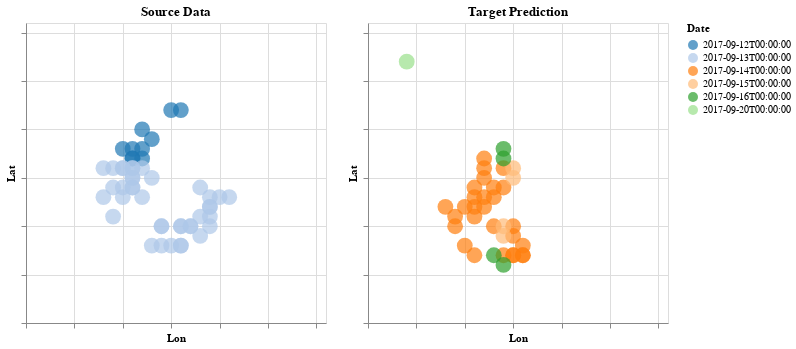

Notebook source saved alongside this figure:
### Code cell
# Illustrate what we are asking model to predict.
span = 16

source = alt.Chart(t_df[t_df['Date'] <= centroid_date][['lat_grid', 'lon_grid', 'Date', 'tool']]
                  ,title = 'Source Data').mark_circle(size=250).encode(
    alt.X('lon_grid', title = 'Lon', axis=alt.Axis(labels=False), scale=alt.Scale(domain=[-span + 1, span])),
    alt.Y('lat_grid', title = 'Lat', axis=alt.Axis(labels=False), scale=alt.Scale(domain=[-span + 1, span])),
    color = alt.Color('Date:N', scale=alt.Scale(scheme = 'category20')),
    tooltip = 'tool'
).properties(height=300, width=300).interactive()

target = alt.Chart(t_df[t_df['Date'] > centroid_date][['lat_grid', 'lon_grid', 'Date', 'tool']]
                  ,title = 'Target Prediction').mark_circle(size=250).encode(
    alt.X('lon_grid', title = 'Lon', axis=alt.Axis(labels=False), scale=alt.Scale(domain=[-span + 1, span])),
    alt.Y('lat_grid', title = 'Lat', axis=alt.Axis(labels=False), scale=alt.Scale(domain=[-span + 1, span])),
    color = alt.Color('Date:N', scale=alt.Scale(scheme = 'category20')),
    tooltip = 'tool'
).properties(height=300, width=300).interactive()

source | target

### Figure 1 — Vega-Lite specification as saved in the notebook (floating-point values rounded to 4 significant figures)
{"config": {"view": {"continuousWidth": 400, "continuousHeight": 300}}, "hconcat": [{"data": {"name": "data-eaef1e9cc798d755756c70bab0154fb8"}, "mark": {"type": "circle", "size": 250}, "encoding": {"color": {"field": "Date", "scale": {"scheme": "category20"}, "type": "nominal"}, "tooltip": {"field": "tool", "type": "nominal"}, "x": {"axis": {"labels": false}, "field": "lon_grid", "scale": {"domain": [-15, 16]}, "title": "Lon", "type": "quantitative"}, "y": {"axis": {"labels": false}, "field": "lat_grid", "scale": {"domain": [-15, 16]}, "title": "Lat", "type": "quantitative"}}, "height": 300, "selection": {"selector002": {"type": "interval", "bind": "scales", "encodings": ["x", "y"]}}, "title": "Source Data", "width": 300}, {"data": {"name": "data-1036fe0c9b6a209a49596f8b3487fb9d"}, "mark": {"type": "circle", "size": 250}, "encoding": {"color": {"field": "Date", "scale": {"scheme": "category20"}, "type": "nominal"}, "tooltip": {"field": "tool", "type": "nominal"}, "x": {"axis": {"labels": false}, "field": "lon_grid", "scale": {"domain": [-15, 16]}, "title": "Lon", "type": "quantitative"}, "y": {"axis": {"labels": false}, "field": "lat_grid", "scale": {"domain": [-15, 16]}, "title": "Lat", "type": "quantitative"}}, "height": 300, "selection": {"selector003": {"type": "interval", "bind": "scales", "encodings": ["x", "y"]}}, "title": "Target Prediction", "width": 300}], "$schema": "https://vega.github.io/schema/vega-lite/v4.17.0.json", "datasets": {"data-eaef1e9cc798d755756c70bab0154fb8": [{"lat_grid": 2.0, "lon_grid": -3.0, "Date": "2017-09-12T00:00:00", "tool": "-3.0 x 2.0"}, {"lat_grid": 2.0, "lon_grid": -4.0, "Date": "2017-09-12T00:00:00", "tool": "-4.0 x 2.0"}, {"lat_grid": 2.0, "lon_grid": -4.0, "Date": "2017-09-12T00:00:00", "tool": "-4.0 x 2.0"}, {"lat_grid": 4.0, "lon_grid": -2.0, "Date": "2017-09-12T00:00:00", "tool": "-2.0 x 4.0"}, {"lat_grid": 3.0, "lon_grid": -3.0, "Date": "2017-09-12T00:00:00", "tool": "-3.0 x 3.0"}, {"lat_grid": 3.0, "lon_grid": -4.0, "Date": "2017-09-12T00:00:00", "tool": "-4.0 x 3.0"}, {"lat_grid": 3.0, "lon_grid": -5.0, "Date": "2017-09-12T00:00:00", "tool": "-5.0 x 3.0"}, {"lat_grid": 5.0, "lon_grid": -3.0, "Date": "2017-09-12T00:00:00", "tool": "-3.0 x 5.0"}, {"lat_grid": 7.0, "lon_grid": 1.0, "Date": "2017-09-12T00:00:00", "tool": "1.0 x 7.0"}, {"lat_grid": 7.0, "lon_grid": 0.0, "Date": "2017-09-12T00:00:00", "tool": "0.0 x 7.0"}, {"lat_grid": 1.0, "lon_grid": -4.0, "Date": "2017-09-13T00:00:00", "tool": "-4.0 x 1.0"}, {"lat_grid": 0.0, "lon_grid": -4.0, "Date": "2017-09-13T00:00:00", "tool": "-4.0 x 0.0"}, {"lat_grid": 1.0, "lon_grid": -5.0, "Date": "2017-09-13T00:00:00", "tool": "-5.0 x 1.0"}, {"lat_grid": -1.0, "lon_grid": -5.0, "Date": "2017-09-13T00:00:00", "tool": "-5.0 x -1.0"}, {"lat_grid": -3.0, "lon_grid": 4.0, "Date": "2017-09-13T00:00:00", "tool": "4.0 x -3.0"}, {"lat_grid": -5.0, "lon_grid": 2.0, "Date": "2017-09-13T00:00:00", "tool": "2.0 x -5.0"}, {"lat_grid": -5.0, "lon_grid": 4.0, "Date": "2017-09-13T00:00:00", "tool": "4.0 x -5.0"}, {"lat_grid": -1.0, "lon_grid": -4.0, "Date": "2017-09-13T00:00:00", "tool": "-4.0 x -1.0"}, {"lat_grid": -1.0, "lon_grid": -6.0, "Date": "2017-09-13T00:00:00", "tool": "-6.0 x -1.0"}, {"lat_grid": 1.0, "lon_grid": -4.0, "Date": "2017-09-13T00:00:00", "tool": "-4.0 x 1.0"}, {"lat_grid": 1.0, "lon_grid": -6.0, "Date": "2017-09-13T00:00:00", "tool": "-6.0 x 1.0"}, {"lat_grid": -1.0, "lon_grid": -4.0, "Date": "2017-09-13T00:00:00", "tool": "-4.0 x -1.0"}, {"lat_grid": 1.0, "lon_grid": -5.0, "Date": "2017-09-13T00:00:00", "tool": "-5.0 x 1.0"}, {"lat_grid": 1.0, "lon_grid": -3.0, "Date": "2017-09-13T00:00:00", "tool": "-3.0 x 1.0"}, {"lat_grid": 1.0, "lon_grid": -7.0, "Date": "2017-09-13T00:00:00", "tool": "-7.0 x 1.0"}, {"lat_grid": -7.0, "lon_grid": 1.0, "Date": "2017-09-13T00:00:00", "tool": "1.0 x -7.0"}, {"lat_grid": -6.0, "lon_grid": 3.0, "Date": "2017-09-13T00:00:00", "tool": "3.0 x -6.0"}, {"lat_grid": -7.0, "lon_grid": 0.0, "Date": "2017-09-13T00:00:00", "tool": "0.0 x -7.0"}, {"lat_grid": -7.0, "lon_grid": -2.0, "Date": "2017-09-13T00:00:00", "tool": "-2.0 x -7.0"}, {"lat_grid": -4.0, "lon_grid": 4.0, "Date": "2017-09-13T00:00:00", "tool": "4.0 x -4.0"}, {"lat_grid": -4.0, "lon_grid": 3.0, "Date": "2017-09-13T00:00:00", "tool": "3.0 x -4.0"}, {"lat_grid": -5.0, "lon_grid": 1.0, "Date": "2017-09-13T00:00:00", "tool": "1.0 x -5.0"}, {"lat_grid": -5.0, "lon_grid": -1.0, "Date": "2017-09-13T00:00:00", "tool": "-1.0 x -5.0"}, {"lat_grid": -4.0, "lon_grid": -6.0, "Date": "2017-09-13T00:00:00", "tool": "-6.0 x -4.0"}, {"lat_grid": -2.0, "lon_grid": 6.0, "Date": "2017-09-13T00:00:00", "tool": "6.0 x -2.0"}, {"lat_grid": -2.0, "lon_grid": 4.0, "Date": "2017-09-13T00:00:00", "tool": "4.0 x -2.0"}, {"lat_grid": -7.0, "lon_grid": 1.0, "Date": "2017-09-13T00:00:00", "tool": "1.0 x -7.0"}, {"lat_grid": -7.0, "lon_grid": -1.0, "Date": "2017-09-13T00:00:00", "tool": "-1.0 x -7.0"}, {"lat_grid": -5.0, "lon_grid": 1.0, "Date": "2017-09-13T00:00:00", "tool": "1.0 x -5.0"}, {"lat_grid": -5.0, "lon_grid": -1.0, "Date": "2017-09-13T00:00:00", "tool": "-1.0 x -5.0"}, {"lat_grid": -5.0, "lon_grid": 2.0, "Date": "2017-09-13T00:00:00", "tool": "2.0 x -5.0"}, {"lat_grid": -2.0, "lon_grid": 5.0, "Date": "2017-09-13T00:00:00", "tool": "5.0 x -2.0"}, {"lat_grid": -3.0, "lon_grid": 4.0, "Date": "2017-09-13T00:00:00", "tool": "4.0 x -3.0"}, {"lat_grid": -2.0, "lon_grid": -5.0, "Date": "2017-09-13T00:00:00", "tool": "-5.0 x -2.0"}, {"lat_grid": -2.0, "lon_grid": -7.0, "Date": "2017-09-13T00:00:00", "tool": "-7.0 x -2.0"}, {"lat_grid": -1.0, "lon_grid": 3.0, "Date": "2017-09-13T00:00:00", "tool": "3.0 x -1.0"}, {"lat_grid": -2.0, "lon_grid": -3.0, "Date": "2017-09-13T00:00:00", "tool": "-3.0 x -2.0"}, {"lat_grid": 0.0, "lon_grid": -2.0, "Date": "2017-09-13T00:00:00", "tool": "-2.0 x 0.0"}, {"lat_grid": 0.0, "lon_grid": -4.0, "Date": "2017-09-13T00:00:00", "tool": "-4.0 x 0.0"}], "data-1036fe0c9b6a209a49596f8b3487fb9d": [{"lat_grid": 0.0, "lon_grid": -3.0, "Date": "2017-09-14T00:00:00", "tool": "-3.0 x 0.0"}, {"lat_grid": -2.0, "lon_grid": -3.0, "Date": "2017-09-14T00:00:00", "tool": "-3.0 x -2.0"}, {"lat_grid": -2.0, "lon_grid": -4.0, "Date": "2017-09-14T00:00:00", "tool": "-4.0 x -2.0"}, {"lat_grid": -3.0, "lon_grid": -5.0, "Date": "2017-09-14T00:00:00", "tool": "-5.0 x -3.0"}, {"lat_grid": -3.0, "lon_grid": -4.0, "Date": "2017-09-14T00:00:00", "tool": "-4.0 x -3.0"}, {"lat_grid": -3.0, "lon_grid": -3.0, "Date": "2017-09-14T00:00:00", "tool": "-3.0 x -3.0"}, {"lat_grid": -3.0, "lon_grid": -7.0, "Date": "2017-09-14T00:00:00", "tool": "-7.0 x -3.0"}, {"lat_grid": -4.0, "lon_grid": -6.0, "Date": "2017-09-14T00:00:00", "tool": "-6.0 x -4.0"}, {"lat_grid": -4.0, "lon_grid": -4.0, "Date": "2017-09-14T00:00:00", "tool": "-4.0 x -4.0"}, {"lat_grid": -5.0, "lon_grid": -6.0, "Date": "2017-09-14T00:00:00", "tool": "-6.0 x -5.0"}, {"lat_grid": -7.0, "lon_grid": 1.0, "Date": "2017-09-14T00:00:00", "tool": "1.0 x -7.0"}, {"lat_grid": -8.0, "lon_grid": 1.0, "Date": "2017-09-14T00:00:00", "tool": "1.0 x -8.0"}, {"lat_grid": -8.0, "lon_grid": 1.0, "Date": "2017-09-14T00:00:00", "tool": "1.0 x -8.0"}, {"lat_grid": -8.0, "lon_grid": 0.0, "Date": "2017-09-14T00:00:00", "tool": "0.0 x -8.0"}, {"lat_grid": -8.0, "lon_grid": -4.0, "Date": "2017-09-14T00:00:00", "tool": "-4.0 x -8.0"}, {"lat_grid": -8.0, "lon_grid": 0.0, "Date": "2017-09-14T00:00:00", "tool": "0.0 x -8.0"}, {"lat_grid": -8.0, "lon_grid": -1.0, "Date": "2017-09-14T00:00:00", "tool": "-1.0 x -8.0"}, {"lat_grid": -6.0, "lon_grid": 0.0, "Date": "2017-09-14T00:00:00", "tool": "0.0 x -6.0"}, {"lat_grid": -7.0, "lon_grid": -5.0, "Date": "2017-09-14T00:00:00", "tool": "-5.0 x -7.0"}, {"lat_grid": -5.0, "lon_grid": 0.0, "Date": "2017-09-14T00:00:00", "tool": "0.0 x -5.0"}, {"lat_grid": -5.0, "lon_grid": -2.0, "Date": "2017-09-14T00:00:00", "tool": "-2.0 x -5.0"}, {"lat_grid": -2.0, "lon_grid": -2.0, "Date": "2017-09-14T00:00:00", "tool": "-2.0 x -2.0"}, {"lat_grid": -1.0, "lon_grid": -1.0, "Date": "2017-09-14T00:00:00", "tool": "-1.0 x -1.0"}, {"lat_grid": -1.0, "lon_grid": -2.0, "Date": "2017-09-14T00:00:00", "tool": "-2.0 x -1.0"}, {"lat_grid": -1.0, "lon_grid": -4.0, "Date": "2017-09-14T00:00:00", "tool": "-4.0 x -1.0"}, {"lat_grid": 1.0, "lon_grid": -1.0, "Date": "2017-09-14T00:00:00", "tool": "-1.0 x 1.0"}, {"lat_grid": 1.0, "lon_grid": -3.0, "Date": "2017-09-14T00:00:00", "tool": "-3.0 x 1.0"}, {"lat_grid": 2.0, "lon_grid": -3.0, "Date": "2017-09-14T00:00:00", "tool": "-3.0 x 2.0"}, {"lat_grid": 1.0, "lon_grid": 0.0, "Date": "2017-09-15T00:00:00", "tool": "0.0 x 1.0"}, {"lat_grid": 0.0, "lon_grid": 0.0, "Date": "2017-09-15T00:00:00", "tool": "0.0 x 0.0"}, {"lat_grid": -6.0, "lon_grid": -1.0, "Date": "2017-09-15T00:00:00", "tool": "-1.0 x -6.0"}, {"lat_grid": -5.0, "lon_grid": -1.0, "Date": "2017-09-15T00:00:00", "tool": "-1.0 x -5.0"}, {"lat_grid": -9.0, "lon_grid": -1.0, "Date": "2017-09-16T00:00:00", "tool": "-1.0 x -9.0"}, {"lat_grid": -8.0, "lon_grid": -2.0, "Date": "2017-09-16T00:00:00", "tool": "-2.0 x -8.0"}, {"lat_grid": 2.0, "lon_grid": -1.0, "Date": "2017-09-16T00:00:00", "tool": "-1.0 x 2.0"}, {"lat_grid": 3.0, "lon_grid": -1.0, "Date": "2017-09-16T00:00:00", "tool": "-1.0 x 3.0"}, {"lat_grid": 12.0, "lon_grid": -11.0, "Date": "2017-09-20T00:00:00", "tool": "-11.0 x 12.0"}]}}
